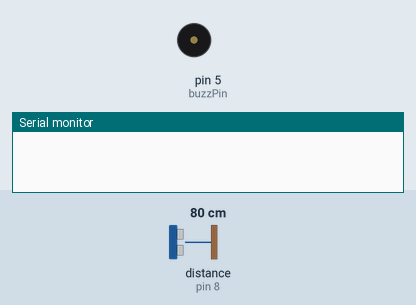
This sketch was run on a simulated Arduino Uno, built with avr-gcc and run on an emulated ATmega328P. On the bench: buzzer (waves = sounding, pin HIGH), the last lines printed to the serial monitor. Wiring (inferred from the names in the program): ultrasonic range finder: trigger pin 7; echo pin 8. Inputs (shaded band) come from the test bench; at power-on: distance to the obstacle (sensor on pin 8) 80 cm. The echo pulse lasts 58.3 µs per cm; pins used as bus, display or sensor lines are not drawn.

Above: at 1.2 s.
1.3 s: distance to the obstacle (sensor on pin 8) set to 66 cm
2.8 s: distance to the obstacle (sensor on pin 8) set to 56 cm
At 3.1 s:
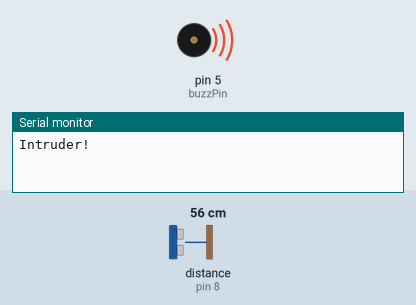
5.8 s: distance to the obstacle (sensor on pin 8) set to 120 cm
At 6.1 s:
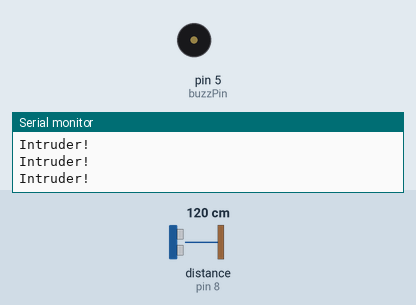
7.3 s: distance to the obstacle (sensor on pin 8) set to 2 cm
At 7.7 s:
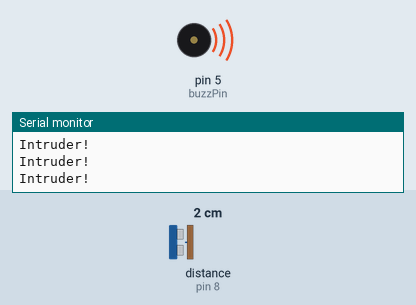
Timing chart, 0 to 10.3 s (numbered marks = the images above; inputs shaded):
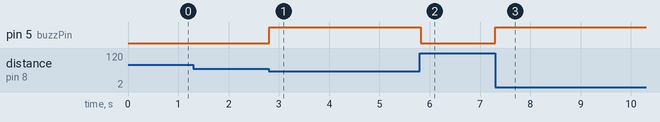

The sketch:

Intruder_Alert_HC_SR04_with_Buzzer.ino
```cpp
const int trigPin = 7;
const int echoPin = 8;

const int buzzPin = 5;
const int buzzTime = 500;

float duration, distance;

void setup() {
  // put your setup code here, to run once:
  pinMode(trigPin, OUTPUT);
  pinMode(echoPin, INPUT);

  pinMode(buzzPin, OUTPUT);

  Serial.begin(9600);
}

void loop() {
  // put your main code here, to run repeatedly:

  digitalWrite(trigPin, LOW);
  delayMicroseconds(2);

  digitalWrite(trigPin, HIGH);
  delayMicroseconds(10);
  digitalWrite(trigPin, LOW);

  duration = pulseIn(echoPin, HIGH);

  distance = (duration * 0.0343) / 2;

  if (distance < 60){
    Serial.println("Intruder!");
    digitalWrite(buzzPin, HIGH);
    delay(buzzTime);
    digitalWrite(buzzPin, LOW);
  }
}
```

Measured:
- the behaviour switches between 61 and 60 cm on distance to the obstacle (sensor on pin 8) (found by bisection; images 0 and 1)
- after the input at 1.3 s, every drawn part: stays the same
- after the input at 2.8 s, pin 5 (buzzPin): LOW → HIGH at once
- after the input at 5.8 s, pin 5 (buzzPin): HIGH → LOW at once
- after the input at 7.3 s, pin 5 (buzzPin): LOW → HIGH at once
